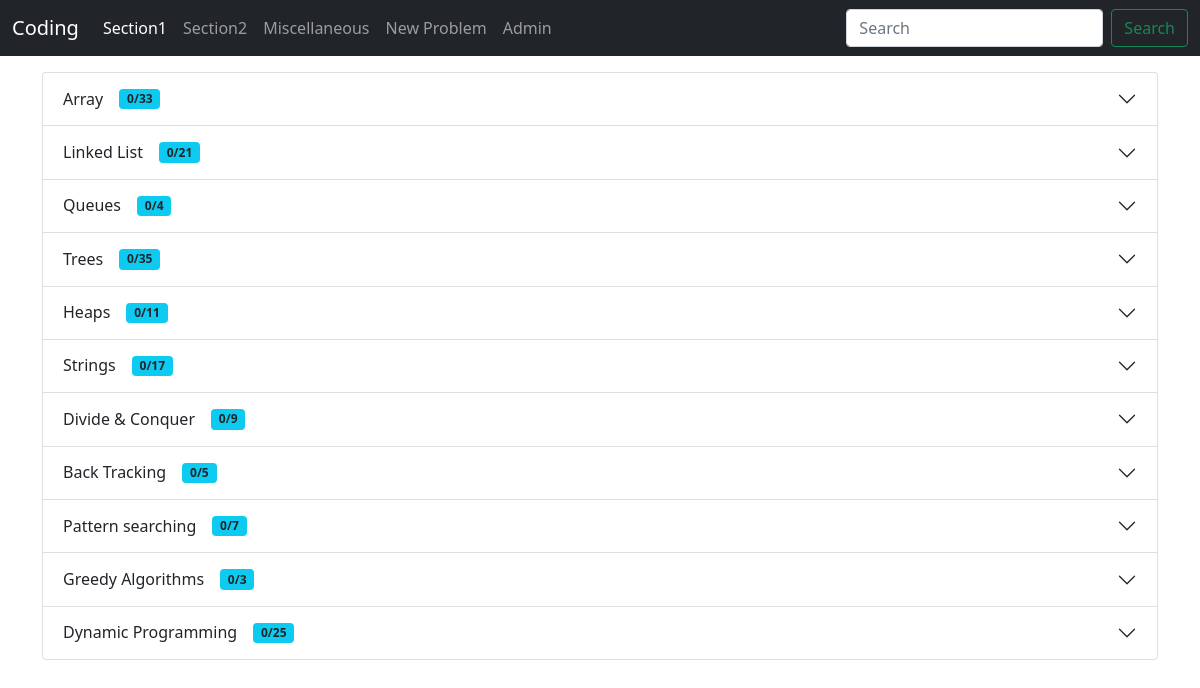
/codingproblems/section1, run on the app's committed database.
### codingproblems/models.py (models this page shows)
class Category(models.Model):
    cat = models.CharField(max_length=128)
    def __str__(self):
        return f"{self.cat}"

### codingproblems/views.py (the view)
# urls.py: url(r'section1', views.section1, name='section1'),
def section1(request):
    try:
        categories = Category.objects.all()
        auth = Author.objects.filter(auth='Section1')[0]
        problems_list = []
        for category in categories:
            coding_problems = CodingProblem.objects.filter(cat=category, auth=auth)
            solved_coding_problems = CodingProblem.objects.filter(cat=category, auth=auth, status=True)
            if len(coding_problems)>0:
                problems_list.append({'category': category,
                                    'problems':coding_problems,
                                    'no_of_solved_problems': len(solved_coding_problems)})
        context = {
            'problems_list' : problems_list,
            'heading':'Section1'
        }
        return render(request, 'codingproblems/index.html', context)
    except Exception as e:
        print(e)
        messages.warning(request, 'Some error occoured')
        return redirect('/')

### codingproblems/templatetags/searchurl.py (called while the page is built)
def searchurl(value):
    return value.replace(' ', '+')

### templates/codingproblems/index.html (shortened to what this page needs)
<!doctype html>
{% extends "base.html" %}
{% load searchurl %}
{% block section1active %}
{% if heading == "Section1" %} active {% endif %}
{% endblock %}
{% block section2active %}
{% endblock %}
{% block miscellaneousactive %}
{% endblock %}
{% block body %}
<div class="container">
  <div class="accordion my-3" id="accordionExample">
    {% for category_wise_list in problems_list %}
    <div class="accordion-item">
      <h2 class="accordion-header" id="heading{{forloop.counter}}">
        <button class="accordion-button collapsed" type="button" data-bs-toggle="collapse" data-bs-target="#collapse{{forloop.counter}}" aria-expanded="false" aria-controls="collapse{{forloop.counter}}">
          {{category_wise_list.category}} <span class="badge bg-info text-dark mx-3">{{category_wise_list.no_of_solved_problems}}/{{category_wise_list.problems|length}}</span>
        </button>
      </h2>
    </div>
    {% endfor %}
  </div>
  {% endblock %}

### templates/base.html (shortened to what this page needs)
<!doctype html>
<html lang="en">
<head>
  <link href="https://cdn.jsdelivr.net/npm/bootstrap@5.0.0-beta1/dist/css/bootstrap.min.css" rel="stylesheet"
>
</head>
<body>
  <nav class="navbar navbar-expand-lg navbar-dark bg-dark" id="nav">
    <div class="container-fluid">
      <a class="navbar-brand" href="/">Coding</a>
      <div class="collapse navbar-collapse" id="navbarSupportedContent">
        <ul class="navbar-nav me-auto mb-2 mb-lg-0">
          <li class="nav-item">
            <a class="nav-link {% block section1active %}{% endblock %}" aria-current="page" href="/codingproblems/section1">Section1</a>
          </li>
          <li class="nav-item">
            <a class="nav-link {% block section2active %}{% endblock %}" href="/codingproblems/section2">Section2</a>
          </li>
          <li class="nav-item">
            <a class="nav-link {% block miscellaneousactive %}{% endblock %}" href="/codingproblems/miscellaneous">Miscellaneous</a>
          </li>
          <li class="nav-item">
            <a class="nav-link {% block add_new_problem_active %}{% endblock %}" href="/codingproblems/newproblem">New Problem</a>
          </li>
          <li class="nav-item">
            <a class="nav-link" href="/admin">Admin</a>
          </li>
        </ul>
        <form class="d-flex" action="/search" method="GET">
          <input class="form-control me-2" name="q" type="search" placeholder="Search" aria-label="Search">
          <button class="btn btn-outline-success" type="submit">Search</button>
        </form>
      </div>
    </div>
  </nav>
  {% block body %}{% endblock %}
</body>
</html>

### data on the page
Category: category "Array", no_of_solved_problems "0", problems|length "33"
Category: category "Linked List", no_of_solved_problems "0", problems|length "21"
Category: category "Queues", no_of_solved_problems "0", problems|length "4"
Category: category "Trees", no_of_solved_problems "0", problems|length "35"
Category: category "Heaps", no_of_solved_problems "0", problems|length "11"
Category: category "Strings", no_of_solved_problems "0", problems|length "17"
Category: category "Divide & Conquer", no_of_solved_problems "0", problems|length "9"
Category: category "Back Tracking", no_of_solved_problems "0", problems|length "5"
Category: category "Pattern searching", no_of_solved_problems "0", problems|length "7"
Category: category "Greedy Algorithms", no_of_solved_problems "0", problems|length "3"
Category: category "Dynamic Programming", no_of_solved_problems "0", problems|length "25"
